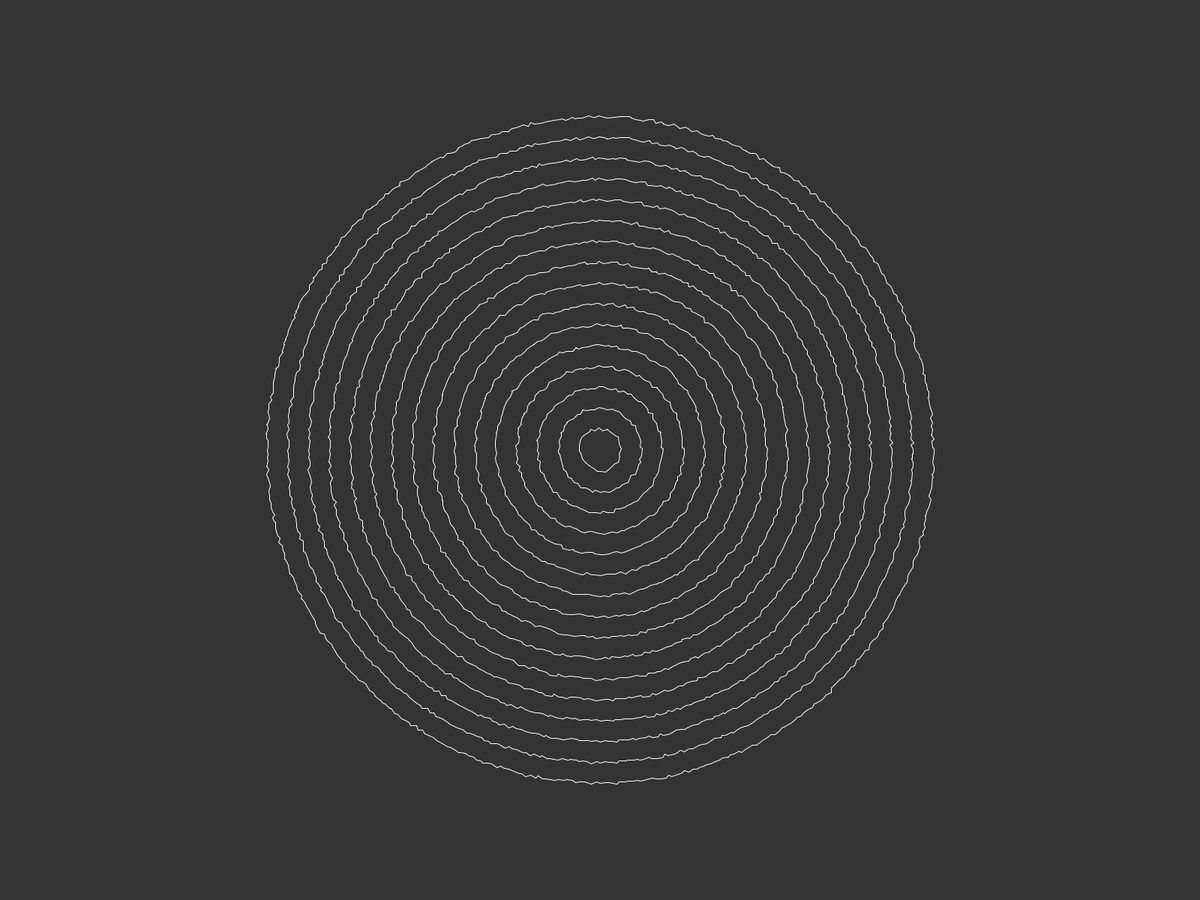
Frame 1 (no input)
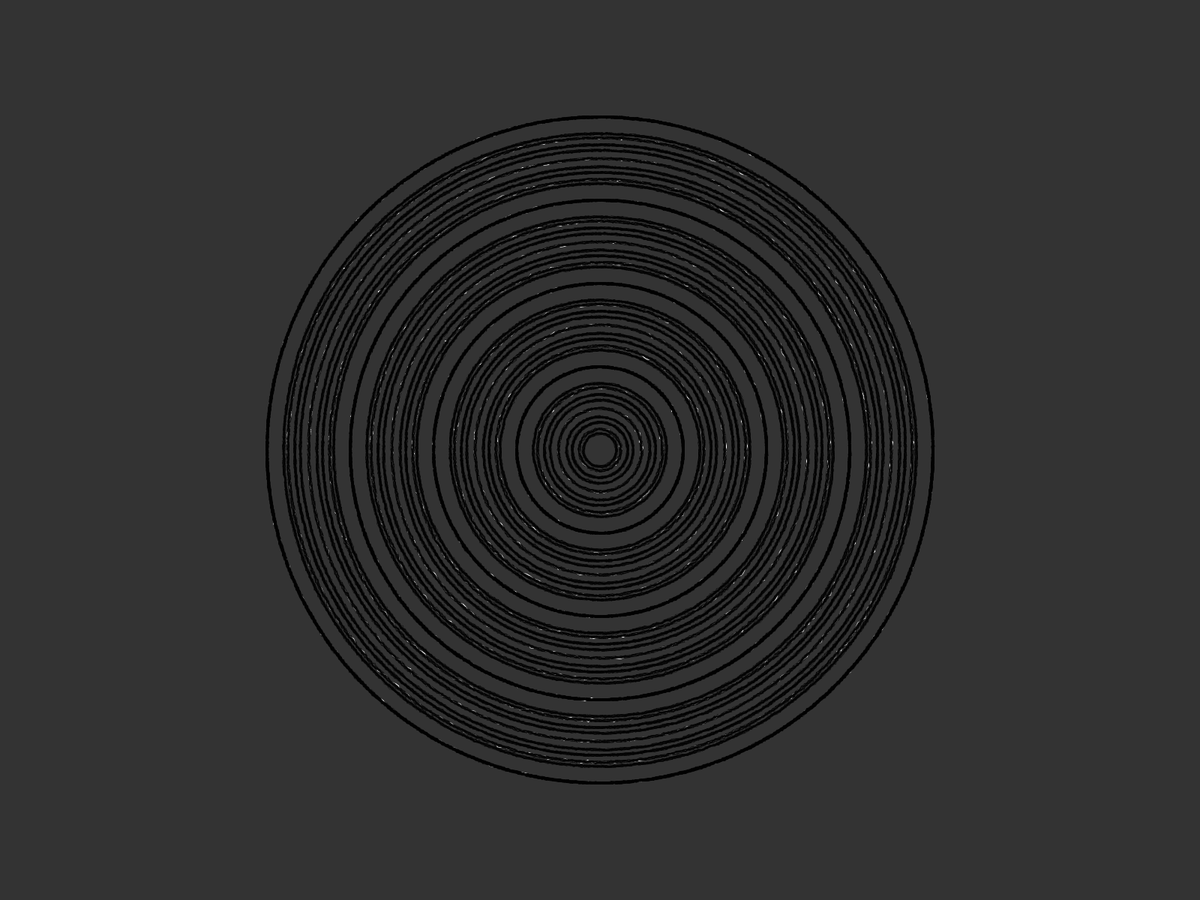
Frame 60 (the mouse pressed at the canvas centre just before this capture)
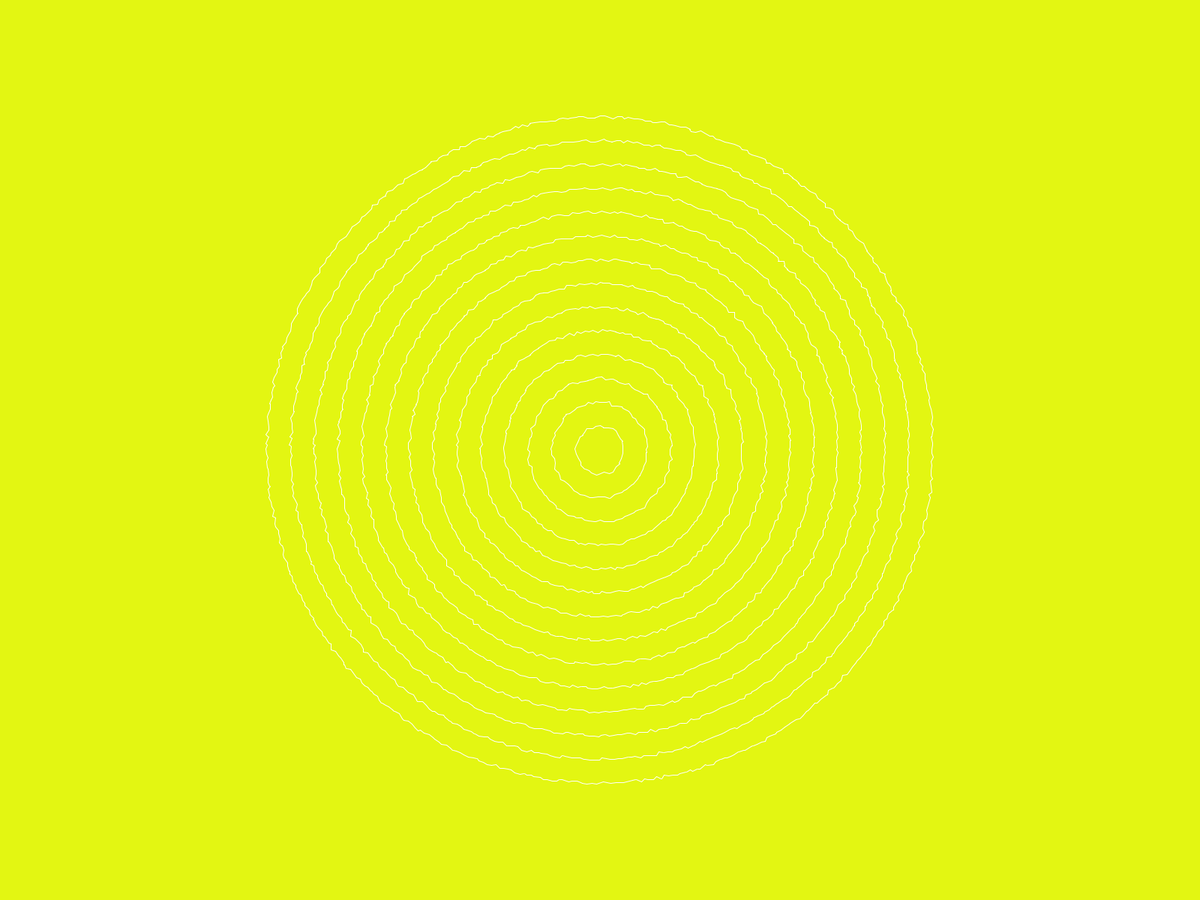
Frame 120 (the mouse held since frame 60 and released just before this capture)

The Processing sketch that drew these frames (run headless with seeded random() and noise(); from frame 60 on, the mouse is pressed at the canvas centre):

// Processing sketch: TreeStumps
// ── TreeStumps.pde
/**
 * Constants
 */

private static final int MIN_NUM_OF_RINGS = 4;

private static final int MAX_NUM_OF_RINGS = 32;

private static final int MAX_VERTICES_PER_RING = 512;

private static final int X_AXIS = 2;

private static final int Y_AXIS = 1;

private static final color[] BG_COLORS = {
  0xFFEA3556, 
  0xFF12ECA8, 
  0xFFE3F612, 
  0xFF2D4E60, 
  0xFFFFA401, 
  0xFF000000
};


/**
 * Values
 */

private Conductor conductor;

private float outerRingRadius;

private int numOfRings;

private boolean clearBackground;

private boolean drawNothing;

private color backgroundColor = 0xFF333333;

private boolean allowStyleChanges;

/**
 * Lifecycle
 */

void setup() {
  //size(1920, 1080);
  //fullScreen();
   fullScreen(1);
  background(0);

  numOfRings = MAX_NUM_OF_RINGS / 2;
  setRandomClearBackground();
  drawNothing = false;
  resetOuterRingRadius();
  allowStyleChanges = true;
  noFill();
  setColor();

  conductor = new Conductor(119f);

  background(0xFF000000);
}

void draw() {

  if (drawNothing) {
    background(0);
    return;
  }

  if (allowStyleChanges && conductor.isBeatDue(2) && random(1f) > 0.75f) {
    setRandomBackgroundColor();
  }

  if (clearBackground) {
    background(backgroundColor);
  }

  float[] xOffsets = new float[MAX_VERTICES_PER_RING];
  float[] yOffsets = new float[MAX_VERTICES_PER_RING];
  for (int offsetCounter = 0; offsetCounter < xOffsets.length; offsetCounter++) {
    xOffsets[offsetCounter] = getJitter();
    yOffsets[offsetCounter] = getJitter();
  }

  for (int ringCounter = 0; ringCounter < numOfRings; ringCounter++) {
    final float sizeFactor = (ringCounter + 1f) / numOfRings;
    final int numOfVertices = (int) (sizeFactor * MAX_VERTICES_PER_RING);
    final float radius = sizeFactor * outerRingRadius;
    final float firstX = (width / 2f) + radius + xOffsets[0];
    final float firstY = (height / 2f) + yOffsets[0];
    float lastX = firstX;
    float lastY = firstY;

    for (int vertexCounter = 0; vertexCounter < numOfVertices - 1; vertexCounter++) {
      final float relativeVertexPos = (vertexCounter + 1f) / numOfVertices;
      final int offsetIndex = (int) (relativeVertexPos * (MAX_VERTICES_PER_RING - 1));
      final float alpha = relativeVertexPos * TWO_PI;
      final float x = (width / 2f) + (cos(alpha) * radius) + xOffsets[offsetIndex];
      final float y = (height / 2f) + (sin(alpha) * radius) + yOffsets[offsetIndex];

      line(lastX, lastY, x + 0.1f, y);

      lastX = x;
      lastY = y;
    }

    line(lastX, lastY, firstX, firstY);
  }

  if (allowStyleChanges && random(1f) > 0.5f) {

    if (conductor.isBeatDue(1) && random(1f) > 0.5f) {
      setNumOfRings();
    } else if (conductor.isBeatDue(1) && random(1f) > 0.9f) {
      setColor();
    } else if (conductor.isBeatDue(4)) {
      setRandomClearBackground();
    }
  }
}

void keyPressed() {

  println("main: keyPressed(): key: " + (int) key);

  switch (key) {
  case 'h':
    allowStyleChanges = false;
    break;
  case 's':
    setClearBackground(!clearBackground);
    break;
  case 'c':
    setColor();
    setRandomBackgroundColor();
    break;
  case 'b':
    drawNothing = true;
    break;
  case 'q':
    increaseOuterRingRadius();
    break;
  }
}

void keyReleased() {

  println("main: keyReleased(): key: " + (int) key);

  switch (key) {
  case 'h': 
    allowStyleChanges = true;
    break;
  case 'b':
    backgroundColor = 0xFF000000;
    drawNothing = false;
    break;
  case 'q':
    resetOuterRingRadius();
  }
}

private void resetOuterRingRadius() {
  outerRingRadius = height * 0.37f;
}

private void increaseOuterRingRadius() {
  outerRingRadius *= 1.3f;
}

private void drawBackground() {
  background(backgroundColor);
}

private void setNumOfRings() {
  if (random(1f) > 0.5f) {
    numOfRings *= 1.3f;
  } else {
    numOfRings *= 0.8f;
  }

  if (numOfRings > MAX_NUM_OF_RINGS) {
    numOfRings = MAX_NUM_OF_RINGS;
  } else if (numOfRings < MIN_NUM_OF_RINGS) {
    numOfRings = MIN_NUM_OF_RINGS;
  }
}

private float getJitter() {
  return 2f - random(4f);
}

private void setColor() {
  if (!clearBackground && getBrightness() > 0.05f) {
    stroke(0x60000000);
  } else {
    stroke(getRandomColor());
  }
}

private void setRandomClearBackground() {
  setClearBackground(random(1f) > 0.5f);
}

private void setClearBackground(final boolean clearBackground) {
  this.clearBackground = clearBackground;
  setColor();
}

private float getBrightness() {
  int pointCounter = 0;
  float brightnessSum = 0;
  for (int x = width / 20; x < width; x += width / 20) {
    for (int y = height / 20; y < height; y += height / 20) {
      brightnessSum += brightness(get(x, y)) / 255f;
      //println("rgb: " + get(x, y) + " brightness: " + brightness(get(x, y)));
      ++pointCounter;
    }
  }

  return brightnessSum / (float) pointCounter;
}

private color getRandomColor() {
  if (random(1f) > 0.1f) {
    return (0xFFFFFFFF);
    //final int brightness = 100 + (int) random(155);

    //return color(
    //  brightness, 
    //  brightness, 
    //  brightness, 
    //  clearBackground ? 255 : 32
    //  );
  } else {
    return color(
      (int) 50 + random(200), 
      (int) 50 + random(200), 
      (int) 50 + random(200), 
      clearBackground ? 255 : 32
      );
  }
}

private void setRandomBackgroundColor() {
  backgroundColor = BG_COLORS[(int) random(BG_COLORS.length)];
}

void setGradient(int x, int y, float w, float h, color c1, color c2, int axis ) {

  noFill();

  if (axis == Y_AXIS) {  // Top to bottom gradient
    for (int i = y; i <= y+h; i += 8) {
      float inter = map(i, y, y+h, 0, 1);
      color c = lerpColor(c1, c2, inter);
      stroke(c);
      line(x, i, x+w, i);
    }
  } else if (axis == X_AXIS) {  // Left to right gradient
    for (int i = x; i <= x+w; i++) {
      float inter = map(i, x, x+w, 0, 1);
      color c = lerpColor(c1, c2, inter);
      stroke(c);
      line(i, y, i, y+h);
    }
  }
}
// ── Conductor.pde
public class Conductor {

  /**
   * Constants
   */

  private final String TAG = Conductor.class.getSimpleName();

  /**
   * Values
   */

  private float bpm = 64f;

  private int sixteenthIntervalMillis;

  private int nextSixteenthBeatMillis;

  private int nextEigthBeatMillis;

  private int nextQuarterBeatMillis;

  private int nextHalfBarMillis;

  private int nextBarMillis;

  private int startMillis;

  private int[] acknowledgedBeatCount;
  /**
   * Constructor
   */

  public Conductor(final float bpm) {
    setBpm(bpm);
  }

  /**
   * Getter/Setter
   */

  public void setBpm(final float bpm) {
    this.bpm = bpm;

    resetTimer();

    sixteenthIntervalMillis = (int) ((60f / this.bpm) * 1000f) / 4;
    final int millis = millis();
    nextSixteenthBeatMillis = millis + sixteenthIntervalMillis;

    acknowledgedBeatCount = new int[] {0, 0, 0, 0};
  }

  public float getBpm() {
    return bpm;
  }

  /**
   * Life Cycle
   */

  public void resetTimer() {
    startMillis = millis();
  }

  public int getBeatCount(final int beatMultiplier) {
    return (millis() - startMillis) / sixteenthIntervalMillis / beatMultiplier;
  }

  public boolean isBeatDue(final int beatMultiplier) {
    final int count = getBeatCount(beatMultiplier);
    //println(TAG + ": isBeatDue(" + beatMultiplier + "): count: " + count);
    if (count != acknowledgedBeatCount[beatMultiplier - 1]) {
      acknowledgedBeatCount[beatMultiplier - 1] = count;
      return true;
    } else {
      return false;
    }
  }
}
